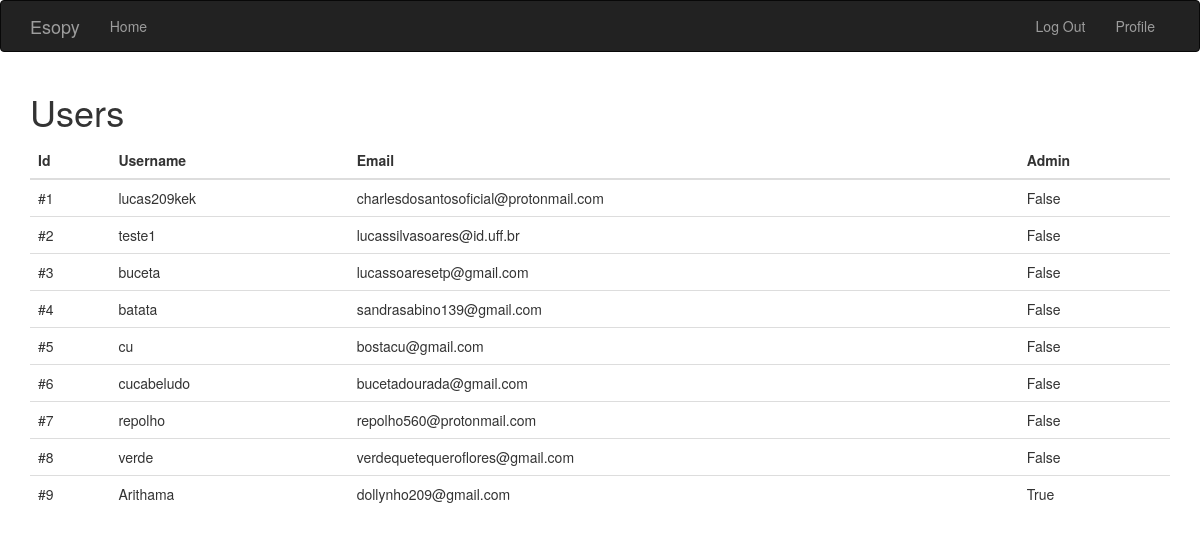
Screenshot of /users (signed in) with the database file from the repository.
### app/models.py (models this page shows, shortened)
class User(UserMixin, db.Model):
    __tablename__ = 'users'
    id = db.Column(db.Integer, primary_key=True)
    email = db.Column(db.String(64), unique=True, index=True)
    username = db.Column(db.String(64), unique=True, index=True)
    password_hash = db.Column(db.String(128))
    confirmed = db.Column(db.Boolean, default=False)
    is_admin = db.Column(db.Boolean, default=False)
    name = db.Column(db.String(64))
    about_me = db.Column(db.Text())
    member_since = db.Column(db.DateTime(), default=datetime.utcnow)
    @property
    def password(self):
        raise AttributeError('password is not a readable attribute')

### app/main/views.py (the view)
@main.route('/users')
def users():
    users = User.query.all()
    return render_template('users.html', users=users)

### app/auth/views.py (called while the page is built)
@auth.before_app_request
def before_request():
    if current_user.is_authenticated \
    and not current_user.confirmed \
    and request.blueprint != 'auth' \
    and request.endpoint != 'static':
        return redirect(url_for('auth.unconfirmed'))

### app/models.py (called while the page is built)
@login_manager.user_loader
def load_user(user_id):
    return User.query.get(int(user_id))

### app/templates/users.html
{% extends "base.html" %}
{% block page_content %}
{% if current_user.is_admin %}
    <h1 class="title">{% block title %} Users {% endblock %}</h1>
    <div class="content">
        <table class="table">
            <thead>
              <tr>
                <th scope="col">Id</th>
                <th scope="col">Username</th>
                <th scope="col">Email</th>
                <th scope="col">Admin</th>
              </tr>
            </thead>
            <tbody>
            {% for user in users %}
                <tr>
                <td>#{{ user.id }}</td>
                <td>{{ user.username }}</td>
                <td>{{ user.email }}</td>
                <td>{{ user.is_admin }}</td>
              </tr>
            {% endfor %}
            </tbody>
          </table>
    </div>
{% else %}
You do not have permission to access this page
{% endif %}
{% endblock %}

### app/templates/base.html (shortened to what this page needs)
{% extends "bootstrap/base.html" %}
{% block head %}
{{ super() }}
{% endblock %}
{% block navbar %}
<div class="navbar navbar-inverse" role="navigation">
    <div class="container">
        <div class="navbar-header">
            <a class="navbar-brand" href="{{ url_for('main.index') }}">Esopy</a>
        </div>
        <div class="navbar-collapse collapse">
            <ul class="nav navbar-nav">
                <li><a href="{{ url_for('main.index') }}">Home</a></li>
            </ul>
            <ul class="nav navbar-nav navbar-right">
                {% if current_user.is_authenticated %}
                <li><a href="{{ url_for('auth.logout') }}">Log Out</a></li>
                {% else %}
                <li><a href="{{ url_for('auth.login') }}">Log In</a></li>
                {% endif %}
                <li>
                    <a href="{{ url_for('main.user', username=current_user.username) }}">
                    Profile
                    </a>
                    </li>
            </ul>
        </div>
    </div>
</div>
{% endblock %}
{% block content %}
<div class="container">
    {% block page_content %}{% endblock %}
</div>
{% endblock %}

### rows the page displays
User: id "1", username "lucas209kek", email "charlesdosantosoficial@protonmail.com", is_admin "False"
User: id "2", username "teste1", email "lucassilvasoares@id.uff.br", is_admin "False"
User: id "3", username "buceta", email "lucassoaresetp@gmail.com", is_admin "False"
User: id "4", username "batata", email "sandrasabino139@gmail.com", is_admin "False"
User: id "5", username "cu", email "bostacu@gmail.com", is_admin "False"
User: id "6", username "cucabeludo", email "bucetadourada@gmail.com", is_admin "False"
User: id "7", username "repolho", email "repolho560@protonmail.com", is_admin "False"
User: id "8", username "verde", email "verdequetequeroflores@gmail.com", is_admin "False"
User: id "9", username "Arithama", email "dollynho209@gmail.com", is_admin "True"
